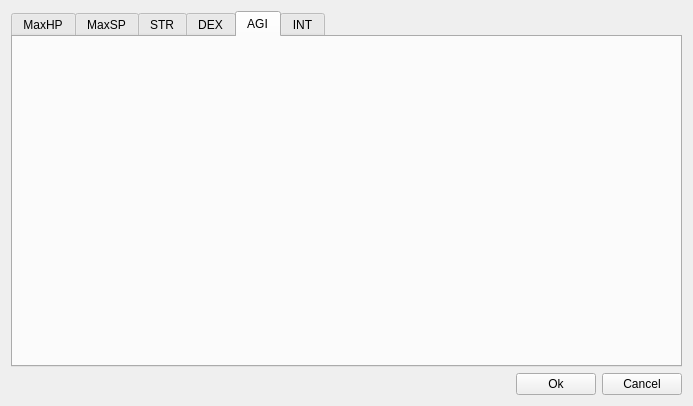
<?xml version="1.0" encoding="UTF-8"?>
<ui version="4.0">
 <class>EditorActorParameters</class>
 <widget class="QWidget" name="EditorActorParameters">
  <property name="windowModality">
   <enum>Qt::ApplicationModal</enum>
  </property>
  <property name="geometry">
   <rect>
    <x>0</x>
    <y>0</y>
    <width>693</width>
    <height>406</height>
   </rect>
  </property>
  <property name="windowTitle">
   <string>Parameters</string>
  </property>
  <layout class="QGridLayout" name="gridLayout">
   <item row="1" column="2">
    <widget class="QPushButton" name="button_cancel">
     <property name="text">
      <string>Cancel</string>
     </property>
    </widget>
   </item>
   <item row="1" column="0">
    <spacer name="horizontalSpacer">
     <property name="orientation">
      <enum>Qt::Horizontal</enum>
     </property>
     <property name="sizeHint" stdset="0">
      <size>
       <width>498</width>
       <height>20</height>
      </size>
     </property>
    </spacer>
   </item>
   <item row="1" column="1">
    <widget class="QPushButton" name="button_ok">
     <property name="text">
      <string>Ok</string>
     </property>
    </widget>
   </item>
   <item row="0" column="0" colspan="3">
    <widget class="QTabWidget" name="tabWidget">
     <property name="currentIndex">
      <number>4</number>
     </property>
     <widget class="EditorActorParameterPage" name="page_maxhp">
      <attribute name="title">
       <string>MaxHP</string>
      </attribute>
     </widget>
     <widget class="EditorActorParameterPage" name="page_maxsp">
      <attribute name="title">
       <string>MaxSP</string>
      </attribute>
     </widget>
     <widget class="EditorActorParameterPage" name="page_str">
      <attribute name="title">
       <string>STR</string>
      </attribute>
     </widget>
     <widget class="EditorActorParameterPage" name="page_dex">
      <attribute name="title">
       <string>DEX</string>
      </attribute>
     </widget>
     <widget class="EditorActorParameterPage" name="page_agi">
      <attribute name="title">
       <string>AGI</string>
      </attribute>
     </widget>
     <widget class="EditorActorParameterPage" name="page_int">
      <attribute name="title">
       <string>INT</string>
      </attribute>
     </widget>
    </widget>
   </item>
  </layout>
 </widget>
 <customwidgets>
  <customwidget>
   <class>EditorActorParameterPage</class>
   <extends>QWidget</extends>
   <header>editors/actors/editoractorparameterpage.h</header>
   <container>1</container>
  </customwidget>
 </customwidgets>
 <tabstops>
  <tabstop>tabWidget</tabstop>
  <tabstop>button_ok</tabstop>
  <tabstop>button_cancel</tabstop>
 </tabstops>
 <resources/>
 <connections/>
</ui>
